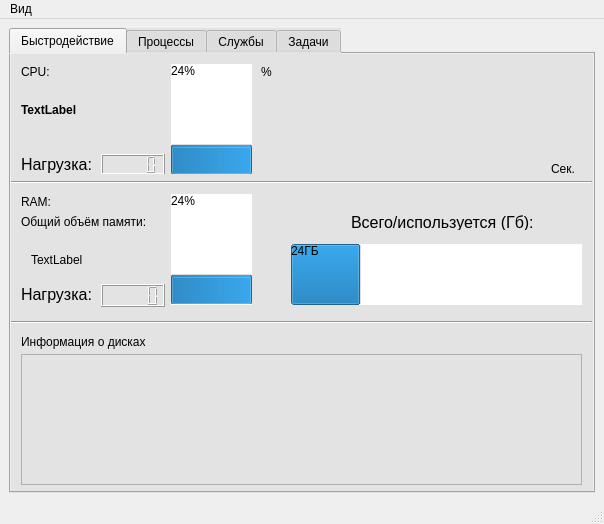
<?xml version="1.0" encoding="UTF-8"?>
<ui version="4.0">
 <class>MainWindow</class>
 <widget class="QMainWindow" name="MainWindow">
  <property name="geometry">
   <rect>
    <x>0</x>
    <y>0</y>
    <width>604</width>
    <height>524</height>
   </rect>
  </property>
  <property name="minimumSize">
   <size>
    <width>604</width>
    <height>524</height>
   </size>
  </property>
  <property name="maximumSize">
   <size>
    <width>604</width>
    <height>524</height>
   </size>
  </property>
  <property name="windowTitle">
   <string>Диспетчер задач</string>
  </property>
  <property name="windowIcon">
   <iconset>
    <normaloff>free-icon-microchip-8559542.png</normaloff>free-icon-microchip-8559542.png</iconset>
  </property>
  <property name="statusTip">
   <string/>
  </property>
  <property name="whatsThis">
   <string/>
  </property>
  <property name="windowFilePath">
   <string/>
  </property>
  <widget class="QWidget" name="centralwidget">
   <layout class="QHBoxLayout" name="horizontalLayout">
    <item>
     <widget class="QTabWidget" name="tabWidget">
      <property name="statusTip">
       <string/>
      </property>
      <property name="styleSheet">
       <string notr="true">background-color: rgb(227, 227, 227);</string>
      </property>
      <property name="currentIndex">
       <number>0</number>
      </property>
      <widget class="QWidget" name="tab">
       <attribute name="title">
        <string>Быстродействие</string>
       </attribute>
       <widget class="QLabel" name="label">
        <property name="geometry">
         <rect>
          <x>10</x>
          <y>10</y>
          <width>31</width>
          <height>16</height>
         </rect>
        </property>
        <property name="accessibleName">
         <string>hyhh</string>
        </property>
        <property name="text">
         <string>CPU:</string>
        </property>
        <property name="buddy">
         <cstring></cstring>
        </property>
       </widget>
       <widget class="QWidget" name="widgetGraph" native="true">
        <property name="geometry">
         <rect>
          <x>250</x>
          <y>20</y>
          <width>291</width>
          <height>101</height>
         </rect>
        </property>
        <property name="minimumSize">
         <size>
          <width>291</width>
          <height>101</height>
         </size>
        </property>
       </widget>
       <widget class="QProgressBar" name="progressBarCPU">
        <property name="geometry">
         <rect>
          <x>160</x>
          <y>10</y>
          <width>81</width>
          <height>111</height>
         </rect>
        </property>
        <property name="styleSheet">
         <string notr="true">border-top-color: rgb(0, 0, 0);
background-color: rgb(255, 255, 255);</string>
        </property>
        <property name="value">
         <number>24</number>
        </property>
        <property name="orientation">
         <enum>Qt::Vertical</enum>
        </property>
       </widget>
       <widget class="QLabel" name="label_2">
        <property name="geometry">
         <rect>
          <x>540</x>
          <y>105</y>
          <width>31</width>
          <height>21</height>
         </rect>
        </property>
        <property name="text">
         <string>&lt;html&gt;&lt;head/&gt;&lt;body&gt;&lt;p align=&quot;justify&quot;&gt;Сек.&lt;/p&gt;&lt;/body&gt;&lt;/html&gt;</string>
        </property>
       </widget>
       <widget class="QLabel" name="label_3">
        <property name="geometry">
         <rect>
          <x>250</x>
          <y>10</y>
          <width>21</width>
          <height>16</height>
         </rect>
        </property>
        <property name="text">
         <string>%</string>
        </property>
       </widget>
       <widget class="QLabel" name="label_4">
        <property name="geometry">
         <rect>
          <x>10</x>
          <y>100</y>
          <width>71</width>
          <height>21</height>
         </rect>
        </property>
        <property name="font">
         <font>
          <pointsize>12</pointsize>
         </font>
        </property>
        <property name="text">
         <string>Нагрузка:</string>
        </property>
       </widget>
       <widget class="QLCDNumber" name="lcdNumberCPU">
        <property name="geometry">
         <rect>
          <x>90</x>
          <y>100</y>
          <width>64</width>
          <height>21</height>
         </rect>
        </property>
       </widget>
       <widget class="QLabel" name="labelCPU">
        <property name="geometry">
         <rect>
          <x>10</x>
          <y>30</y>
          <width>141</width>
          <height>51</height>
         </rect>
        </property>
        <property name="font">
         <font>
          <bold>true</bold>
         </font>
        </property>
        <property name="cursor">
         <cursorShape>PointingHandCursor</cursorShape>
        </property>
        <property name="text">
         <string>TextLabel</string>
        </property>
       </widget>
       <widget class="Line" name="line">
        <property name="geometry">
         <rect>
          <x>0</x>
          <y>120</y>
          <width>581</width>
          <height>16</height>
         </rect>
        </property>
        <property name="orientation">
         <enum>Qt::Horizontal</enum>
        </property>
       </widget>
       <widget class="QLabel" name="label_6">
        <property name="geometry">
         <rect>
          <x>10</x>
          <y>140</y>
          <width>31</width>
          <height>16</height>
         </rect>
        </property>
        <property name="accessibleName">
         <string>hyhh</string>
        </property>
        <property name="text">
         <string>RAM:</string>
        </property>
        <property name="buddy">
         <cstring></cstring>
        </property>
       </widget>
       <widget class="QLCDNumber" name="lcdNumberRAM">
        <property name="geometry">
         <rect>
          <x>90</x>
          <y>230</y>
          <width>64</width>
          <height>23</height>
         </rect>
        </property>
       </widget>
       <widget class="QLabel" name="label_7">
        <property name="geometry">
         <rect>
          <x>10</x>
          <y>230</y>
          <width>71</width>
          <height>21</height>
         </rect>
        </property>
        <property name="font">
         <font>
          <pointsize>12</pointsize>
         </font>
        </property>
        <property name="text">
         <string>Нагрузка:</string>
        </property>
       </widget>
       <widget class="QProgressBar" name="progressBarRAM">
        <property name="geometry">
         <rect>
          <x>160</x>
          <y>140</y>
          <width>81</width>
          <height>111</height>
         </rect>
        </property>
        <property name="styleSheet">
         <string notr="true">border-top-color: rgb(0, 0, 0);
background-color: rgb(255, 255, 255);
</string>
        </property>
        <property name="value">
         <number>24</number>
        </property>
        <property name="textVisible">
         <bool>true</bool>
        </property>
        <property name="orientation">
         <enum>Qt::Vertical</enum>
        </property>
        <property name="textDirection">
         <enum>QProgressBar::TopToBottom</enum>
        </property>
       </widget>
       <widget class="QProgressBar" name="progressBarRAM2">
        <property name="geometry">
         <rect>
          <x>280</x>
          <y>190</y>
          <width>291</width>
          <height>61</height>
         </rect>
        </property>
        <property name="styleSheet">
         <string notr="true">border-color: rgb(0, 0, 0);
background-color: rgb(255, 255, 255);</string>
        </property>
        <property name="value">
         <number>24</number>
        </property>
        <property name="format">
         <string>%pГБ</string>
        </property>
       </widget>
       <widget class="QLabel" name="label_5">
        <property name="geometry">
         <rect>
          <x>10</x>
          <y>160</y>
          <width>131</width>
          <height>16</height>
         </rect>
        </property>
        <property name="text">
         <string>Общий объём памяти:</string>
        </property>
       </widget>
       <widget class="QLabel" name="labelRAM">
        <property name="geometry">
         <rect>
          <x>20</x>
          <y>190</y>
          <width>131</width>
          <height>31</height>
         </rect>
        </property>
        <property name="text">
         <string>TextLabel</string>
        </property>
       </widget>
       <widget class="QLabel" name="label_8">
        <property name="geometry">
         <rect>
          <x>340</x>
          <y>160</y>
          <width>211</width>
          <height>16</height>
         </rect>
        </property>
        <property name="font">
         <font>
          <pointsize>12</pointsize>
         </font>
        </property>
        <property name="text">
         <string>Всего/используется (Гб):</string>
        </property>
       </widget>
       <widget class="Line" name="line_2">
        <property name="geometry">
         <rect>
          <x>0</x>
          <y>260</y>
          <width>581</width>
          <height>16</height>
         </rect>
        </property>
        <property name="orientation">
         <enum>Qt::Horizontal</enum>
        </property>
       </widget>
       <widget class="QLabel" name="label_9">
        <property name="geometry">
         <rect>
          <x>10</x>
          <y>280</y>
          <width>151</width>
          <height>16</height>
         </rect>
        </property>
        <property name="accessibleName">
         <string>hyhh</string>
        </property>
        <property name="text">
         <string>Информация о дисках</string>
        </property>
        <property name="buddy">
         <cstring></cstring>
        </property>
       </widget>
       <widget class="QTreeView" name="treeViewDisc">
        <property name="geometry">
         <rect>
          <x>10</x>
          <y>300</y>
          <width>561</width>
          <height>131</height>
         </rect>
        </property>
       </widget>
      </widget>
      <widget class="QWidget" name="tab_2">
       <attribute name="title">
        <string>Процессы</string>
       </attribute>
       <widget class="QTableView" name="tableViewProc">
        <property name="geometry">
         <rect>
          <x>10</x>
          <y>10</y>
          <width>561</width>
          <height>421</height>
         </rect>
        </property>
        <property name="styleSheet">
         <string notr="true">selection-background-color: rgb(255, 255, 255);
background-color: rgb(255, 255, 255);
color: rgb(255, 255, 255);</string>
        </property>
       </widget>
      </widget>
      <widget class="QWidget" name="tab_3">
       <attribute name="title">
        <string>Службы</string>
       </attribute>
       <widget class="QTableView" name="tableViewProcSlujbi">
        <property name="geometry">
         <rect>
          <x>10</x>
          <y>10</y>
          <width>561</width>
          <height>421</height>
         </rect>
        </property>
        <property name="styleSheet">
         <string notr="true">selection-background-color: rgb(255, 255, 255);
background-color: rgb(255, 255, 255);
color: rgb(255, 255, 255);</string>
        </property>
       </widget>
      </widget>
      <widget class="QWidget" name="tab_4">
       <attribute name="title">
        <string>Задачи</string>
       </attribute>
       <widget class="QTableView" name="tableViewProcTasks">
        <property name="geometry">
         <rect>
          <x>10</x>
          <y>10</y>
          <width>561</width>
          <height>421</height>
         </rect>
        </property>
        <property name="styleSheet">
         <string notr="true">selection-background-color: rgb(255, 255, 255);
background-color: rgb(255, 255, 255);
color: rgb(255, 255, 255);</string>
        </property>
       </widget>
      </widget>
     </widget>
    </item>
   </layout>
  </widget>
  <widget class="QMenuBar" name="menubar">
   <property name="geometry">
    <rect>
     <x>0</x>
     <y>0</y>
     <width>604</width>
     <height>22</height>
    </rect>
   </property>
   <widget class="QMenu" name="menu">
    <property name="title">
     <string>Вид</string>
    </property>
    <widget class="QMenu" name="menu_2">
     <property name="title">
      <string>Скорость обновления</string>
     </property>
     <addaction name="action_2"/>
     <addaction name="action_3"/>
     <addaction name="action_4"/>
    </widget>
    <addaction name="menu_2"/>
   </widget>
   <addaction name="menu"/>
  </widget>
  <widget class="QStatusBar" name="statusbar"/>
  <action name="action_2">
   <property name="checkable">
    <bool>true</bool>
   </property>
   <property name="text">
    <string>Низкая</string>
   </property>
  </action>
  <action name="action_3">
   <property name="checkable">
    <bool>true</bool>
   </property>
   <property name="text">
    <string>Средняя</string>
   </property>
  </action>
  <action name="action_4">
   <property name="checkable">
    <bool>true</bool>
   </property>
   <property name="checked">
    <bool>true</bool>
   </property>
   <property name="text">
    <string>Высокая</string>
   </property>
  </action>
 </widget>
 <resources/>
 <connections/>
</ui>
